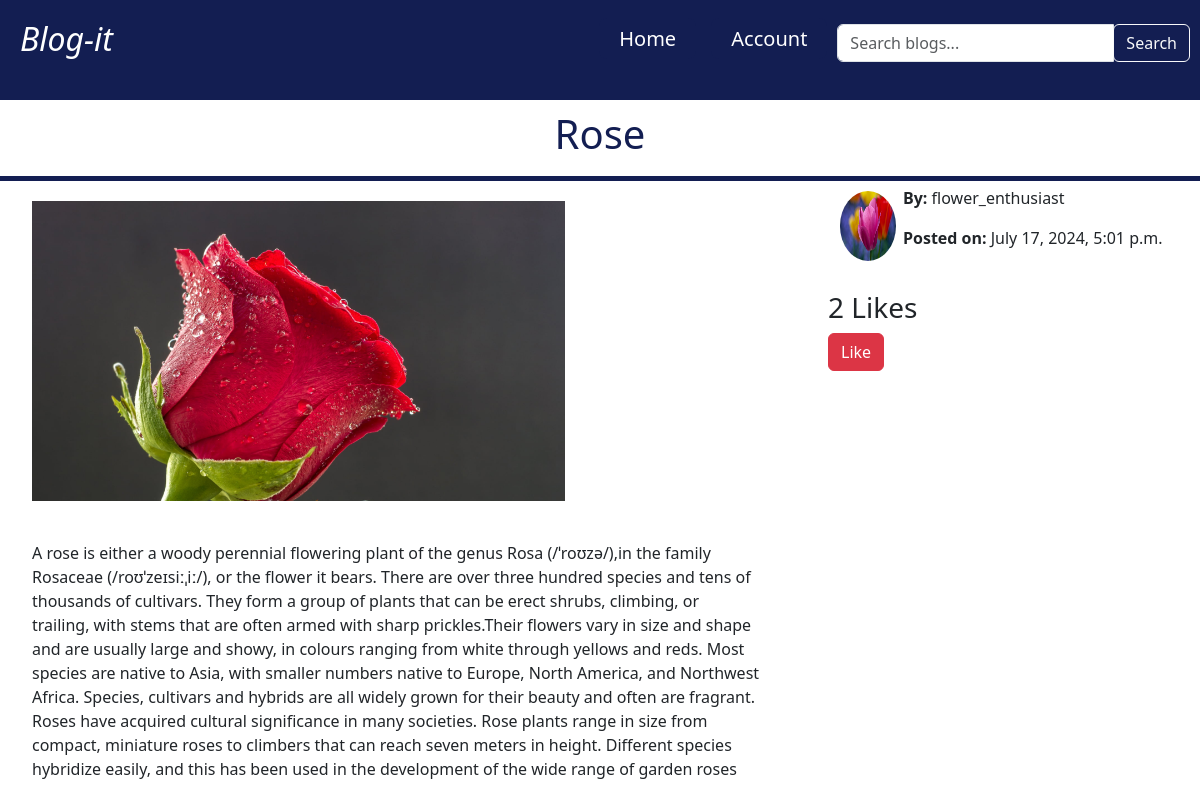
Page /blog/1/ (signed in) on the committed database.
### blog/models.py (models this page shows, shortened)
class Blog(models.Model):
    title = models.CharField(max_length=255)
    description = models.TextField()
    image = models.ImageField(upload_to='blogs/')
    author = models.ForeignKey(CustomUser, on_delete=models.CASCADE, related_name='blogs')
    likes = models.ManyToManyField(CustomUser, related_name='liked_blogs', blank=True)
    likes_count = models.PositiveIntegerField(default=0)
    created_at = models.DateTimeField(auto_now_add=True)
    updated_at = models.DateTimeField(auto_now=True)

### account/models.py (models this page shows)
class CustomUser(AbstractBaseUser, PermissionsMixin):
    email = models.EmailField(unique=True)
    username = models.CharField(max_length=150, unique=True)
    first_name = models.CharField(max_length=150, blank=True)
    last_name = models.CharField(max_length=150, blank=True)
    bio = models.TextField(blank=True)
    pfp = models.ImageField(upload_to='accounts/',default='accounts/default.jpg',null=True,blank=True)
    is_staff = models.BooleanField(default=False)
    is_active = models.BooleanField(default=True)
    objects = CustomUserManager()
    USERNAME_FIELD = 'username'
    REQUIRED_FIELDS = ['password']
    def __str__(self):
        return self.username

### blog/views.py (the view)
# urls.py: path('blog/<int:pk>/', views.blog_detail, name='blog_detail'),
def blog_detail(request, pk):
	blog = Blog.objects.get(pk=pk)
	return render(request, 'blogpage.html', {'blog': blog})

### template/blogpage.html (shortened to what this page needs)
<!DOCTYPE html>
{% load static %}
<html lang="en">
<head>
    <link rel="stylesheet" href="{% static 'css/blg.css' %}">
    <link href="https://cdn.jsdelivr.net/npm/bootstrap@5.3.3/dist/css/bootstrap.min.css" rel="stylesheet">
</head>
<body>
    <div class="header_b">
        <nav class="navbar justify-content-between">
          <h2><i>Blog-it</i></h2>
          <div class="nav_items d-flex justify-content-between">
              <div>
              <a href="{% url 'homepage' %}">Home</a>
              <a href="{% url 'home' %}">Account</a>
              </div>
          <form method="get" action="{% url 'search_blogs' %}">
              <div class="input-group" style="margin: 0px 10px;">
                  <input type="text" name="q" class="form-control" placeholder="Search blogs...">
                  <div class="input-group-append">
                    <button class="btn btn-outline-light" type="submit">Search</button>
                  </div>
              </div>
          </form>
        </nav>
    </div>
  <div class="head">
    <h1>{{ blog.title }}</h1>
  </div>
<div class="row">
  <div class="col-8">
    <div class="container">
      <img src="{{ blog.image.url }}" alt="{{ blog.title }}" style="height: 300px; margin: 20px;">
      <p style="margin: 20px;">
        {{ blog.description }}
      </p>
    </div>
  </div>
  <div class="col-4">
    <div class="container">
      <div class="row_c">
        <div class="img-col">
          <img src="{{ blog.author.pfp.url }}" alt="Profile Picture" class="rounded-circle">
        </div>
        <div class="text-col">
          <p><b>By: </b>{{ blog.author }}</p>
          <p><b>Posted on: </b>{{ blog.created_at }}</p>
        </div>
      </div>
    </div>
    <div class="container">
      <h3>{{blog.likes_count}} Likes</h3>
		{% if request.user.is_authenticated %}
		{% if request.user in blog.likes.all %}
			<form method="post" action="{% url 'unlike_blog' blog.id %}">
				{% csrf_token %}
				<button type="submit" class="btn btn-danger">Unlike</button>
			</form>
		{% else %}
			<form method="post" action="{% url 'like_blog' blog.id %}">
				<button type="submit" class="btn btn-danger">Like</button>
			</form>
		{% endif %}
		{% endif %}
    </div>
  </div>
</div>
</html>

### static/css/blg.css (style rules this page uses)
* { margin: 0; padding: 0; box-sizing: border-box; }
body { font-family: Arial; padding: 0; }
.header_b { width:100%; height:100px; background-color: #131e52; color: #fff; }
.header_b nav { display: flex; align-items: center; justify-content:space-between; padding: 20px; font-size: 20px; }
.header_b nav a { background: #131e52; color: #fff; padding: 7px 20px; border-radius: 8px; margin-left: 10px; cursor:pointer; text-decoration: none; }
.head { padding: 10px; font-size: 40px; text-align: center; background: white; border-bottom: 5px solid #131e52; color: #131e52; }
.row_c { display:flex; align-items:center; flex-wrap:wrap; padding: 5px; }
.text-col { width:80%; margin-bottom:20px; }
.img-col { width: 20%; margin-bottom:20px; }
.img-col img { display: block; height: 70px; width: 80%; margin: auto; }
.row:after { content: ""; display: table; clear: both; }

### rows in the picture
Blog: title "Rose", image (picture), description "A rose is either a woody perennial flowering plant of the genus Rosa (/ˈroʊzə/),in the family Rosaceae (/roʊˈzeɪsiːˌiː/), or the flower it bears. There are over three hundred species and tens of thousands of cultivars. They form a group of plants that can be erect shrubs, climbing, or trailing, with stems that are often armed with sharp prickles.Their flowers vary in size and shape and are usually large and showy, in colours ranging from white through yellows and reds. Most species are native to Asia, with smaller numbers native to Europe, North America, and Northwest Africa. Species, cultivars and hybrids are all widely grown for their beauty and often are fragrant. Roses have acquired…", author.pfp (picture), author "flower_enthusiast", created_at "July 17, 2024, 5:01 p.m.", likes_count "2"
